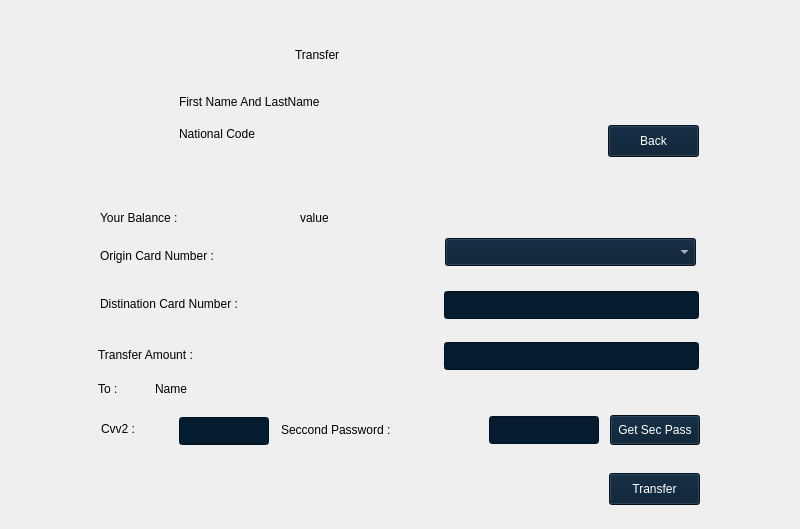
<?xml version="1.0" encoding="UTF-8"?>
<ui version="4.0">
 <class>Transfer</class>
 <widget class="QWidget" name="Transfer">
  <property name="geometry">
   <rect>
    <x>0</x>
    <y>0</y>
    <width>800</width>
    <height>529</height>
   </rect>
  </property>
  <property name="minimumSize">
   <size>
    <width>800</width>
    <height>529</height>
   </size>
  </property>
  <property name="maximumSize">
   <size>
    <width>800</width>
    <height>529</height>
   </size>
  </property>
  <property name="windowTitle">
   <string>Form</string>
  </property>
  <widget class="QLabel" name="label">
   <property name="geometry">
    <rect>
     <x>0</x>
     <y>0</y>
     <width>800</width>
     <height>529</height>
    </rect>
   </property>
   <property name="styleSheet">
    <string notr="true">font: 9pt &quot;Hyogo&quot;;
color: rgb(255, 73, 73);</string>
   </property>
   <property name="text">
    <string/>
   </property>
   <property name="pixmap">
    <pixmap resource="background.qrc">:/image/Better Template Forms.jpg</pixmap>
   </property>
  </widget>
  <widget class="QLabel" name="transferLabel">
   <property name="geometry">
    <rect>
     <x>295</x>
     <y>19</y>
     <width>231</width>
     <height>71</height>
    </rect>
   </property>
   <property name="styleSheet">
    <string notr="true">color: rgb(0, 0, 0);
font:700 33pt &quot;Hyogo&quot;;</string>
   </property>
   <property name="text">
    <string>Transfer</string>
   </property>
  </widget>
  <widget class="QPushButton" name="backPushButton">
   <property name="geometry">
    <rect>
     <x>608</x>
     <y>125</y>
     <width>91</width>
     <height>32</height>
    </rect>
   </property>
   <property name="cursor">
    <cursorShape>PointingHandCursor</cursorShape>
   </property>
   <property name="styleSheet">
    <string notr="true">background-color: rgb(4, 27, 48);
color: rgb(255, 255, 255);
font: 12pt &quot;Myanmar Text&quot;;</string>
   </property>
   <property name="text">
    <string>Back</string>
   </property>
   <property name="shortcut">
    <string>Esc</string>
   </property>
  </widget>
  <widget class="QLabel" name="yourBalanceLabel">
   <property name="geometry">
    <rect>
     <x>100</x>
     <y>197</y>
     <width>190</width>
     <height>41</height>
    </rect>
   </property>
   <property name="styleSheet">
    <string notr="true">
color: rgb(0, 0, 0);
font: 700 16pt &quot;Hyogo&quot;;
</string>
   </property>
   <property name="text">
    <string>Your Balance : </string>
   </property>
  </widget>
  <widget class="QLabel" name="yourBalanceValueLabel">
   <property name="geometry">
    <rect>
     <x>300</x>
     <y>198</y>
     <width>180</width>
     <height>40</height>
    </rect>
   </property>
   <property name="styleSheet">
    <string notr="true">
color: rgb(0, 0, 0);
font: 16pt &quot;Hyogo&quot;;
</string>
   </property>
   <property name="text">
    <string>value</string>
   </property>
  </widget>
  <widget class="QLabel" name="distinationCardNumberLabel">
   <property name="geometry">
    <rect>
     <x>100</x>
     <y>283</y>
     <width>340</width>
     <height>41</height>
    </rect>
   </property>
   <property name="styleSheet">
    <string notr="true">
color: rgb(0, 0, 0);
font: 700 16pt &quot;Hyogo&quot;;
</string>
   </property>
   <property name="text">
    <string>Distination Card Number :  </string>
   </property>
  </widget>
  <widget class="QComboBox" name="originCardNumberComboBax">
   <property name="geometry">
    <rect>
     <x>445</x>
     <y>238</y>
     <width>251</width>
     <height>28</height>
    </rect>
   </property>
   <property name="styleSheet">
    <string notr="true">background-color: rgb(4, 27, 48);
color: rgb(255, 255, 255);
font: 14pt &quot;Myanmar Text&quot;;
</string>
   </property>
  </widget>
  <widget class="QPushButton" name="transferPushButton">
   <property name="geometry">
    <rect>
     <x>609</x>
     <y>473</y>
     <width>91</width>
     <height>32</height>
    </rect>
   </property>
   <property name="cursor">
    <cursorShape>PointingHandCursor</cursorShape>
   </property>
   <property name="styleSheet">
    <string notr="true">background-color: rgb(4, 27, 48);
color: rgb(255, 255, 255);
font: 12pt &quot;Myanmar Text&quot;;</string>
   </property>
   <property name="text">
    <string>Transfer</string>
   </property>
   <property name="default">
    <bool>false</bool>
   </property>
  </widget>
  <widget class="QLabel" name="distinationCardNumberLabel_2">
   <property name="geometry">
    <rect>
     <x>100</x>
     <y>235</y>
     <width>361</width>
     <height>41</height>
    </rect>
   </property>
   <property name="styleSheet">
    <string notr="true">
color: rgb(0, 0, 0);
font: 700 16pt &quot;Hyogo&quot;;
</string>
   </property>
   <property name="text">
    <string>Origin Card Number :  </string>
   </property>
  </widget>
  <widget class="QLineEdit" name="distinationCardNumberLineEdit">
   <property name="geometry">
    <rect>
     <x>444</x>
     <y>291</y>
     <width>255</width>
     <height>28</height>
    </rect>
   </property>
   <property name="styleSheet">
    <string notr="true">font: 14pt &quot;Myanmar Text&quot;;
background-color: rgb(4, 27, 48);
color: rgb(255, 255, 255);</string>
   </property>
  </widget>
  <widget class="QLabel" name="originCardNumComboBoxErrorLabel">
   <property name="geometry">
    <rect>
     <x>449</x>
     <y>269</y>
     <width>241</width>
     <height>20</height>
    </rect>
   </property>
   <property name="styleSheet">
    <string notr="true">font: 9pt &quot;Hyogo&quot;;
color: rgb(255, 73, 73);</string>
   </property>
   <property name="text">
    <string/>
   </property>
  </widget>
  <widget class="QLabel" name="disCardNumComboBoxErrorLabel">
   <property name="geometry">
    <rect>
     <x>450</x>
     <y>323</y>
     <width>241</width>
     <height>20</height>
    </rect>
   </property>
   <property name="styleSheet">
    <string notr="true">font: 9pt &quot;Hyogo&quot;;
color: rgb(255, 73, 73);</string>
   </property>
   <property name="text">
    <string/>
   </property>
  </widget>
  <widget class="QLabel" name="transferErrorLabel">
   <property name="geometry">
    <rect>
     <x>270</x>
     <y>479</y>
     <width>320</width>
     <height>20</height>
    </rect>
   </property>
   <property name="styleSheet">
    <string notr="true">font: 9pt &quot;Myanmar Text&quot;;
color: rgb(255, 73, 73);</string>
   </property>
   <property name="text">
    <string/>
   </property>
  </widget>
  <widget class="QLabel" name="transferAmountLabel">
   <property name="geometry">
    <rect>
     <x>98</x>
     <y>334</y>
     <width>260</width>
     <height>41</height>
    </rect>
   </property>
   <property name="styleSheet">
    <string notr="true">
color: rgb(0, 0, 0);
font: 700 16pt &quot;Hyogo&quot;;
</string>
   </property>
   <property name="text">
    <string>Transfer Amount :</string>
   </property>
  </widget>
  <widget class="QLineEdit" name="transferAmountLineEdit">
   <property name="geometry">
    <rect>
     <x>444</x>
     <y>342</y>
     <width>255</width>
     <height>28</height>
    </rect>
   </property>
   <property name="styleSheet">
    <string notr="true">font: 14pt &quot;Myanmar Text&quot;;
background-color: rgb(4, 27, 48);
color: rgb(255, 255, 255);</string>
   </property>
  </widget>
  <widget class="QLabel" name="transferAmountErrorLabel">
   <property name="geometry">
    <rect>
     <x>447</x>
     <y>373</y>
     <width>250</width>
     <height>20</height>
    </rect>
   </property>
   <property name="styleSheet">
    <string notr="true">font: 9pt &quot;Hyogo&quot;;
color: rgb(255, 73, 73);</string>
   </property>
   <property name="text">
    <string/>
   </property>
  </widget>
  <widget class="QLabel" name="cvv2Label">
   <property name="geometry">
    <rect>
     <x>101</x>
     <y>409</y>
     <width>80</width>
     <height>40</height>
    </rect>
   </property>
   <property name="styleSheet">
    <string notr="true">
color: rgb(0, 0, 0);
font: 14pt &quot;Hyogo&quot;;
</string>
   </property>
   <property name="text">
    <string>Cvv2 :</string>
   </property>
  </widget>
  <widget class="QLineEdit" name="cvv2LineEdit">
   <property name="geometry">
    <rect>
     <x>179</x>
     <y>417</y>
     <width>90</width>
     <height>28</height>
    </rect>
   </property>
   <property name="styleSheet">
    <string notr="true">font: 14pt &quot;Myanmar Text&quot;;
background-color: rgb(4, 27, 48);
color: rgb(255, 255, 255);</string>
   </property>
  </widget>
  <widget class="QLabel" name="cvv2ErrorLabel">
   <property name="geometry">
    <rect>
     <x>100</x>
     <y>447</y>
     <width>153</width>
     <height>20</height>
    </rect>
   </property>
   <property name="styleSheet">
    <string notr="true">font: 9pt &quot;Hyogo&quot;;
color: rgb(255, 73, 73);</string>
   </property>
   <property name="text">
    <string/>
   </property>
  </widget>
  <widget class="QLabel" name="seccondPasswordLabel">
   <property name="geometry">
    <rect>
     <x>281</x>
     <y>409</y>
     <width>261</width>
     <height>41</height>
    </rect>
   </property>
   <property name="styleSheet">
    <string notr="true">
color: rgb(0, 0, 0);
font:  14pt &quot;Hyogo&quot;;
</string>
   </property>
   <property name="text">
    <string>Seccond Password : </string>
   </property>
  </widget>
  <widget class="QLineEdit" name="secondPasswordLineEdit">
   <property name="geometry">
    <rect>
     <x>489</x>
     <y>416</y>
     <width>110</width>
     <height>28</height>
    </rect>
   </property>
   <property name="styleSheet">
    <string notr="true">font: 14pt &quot;Myanmar Text&quot;;
background-color: rgb(4, 27, 48);
color: rgb(255, 255, 255);</string>
   </property>
  </widget>
  <widget class="QLabel" name="secondPasswordErrorLabel">
   <property name="geometry">
    <rect>
     <x>280</x>
     <y>447</y>
     <width>320</width>
     <height>20</height>
    </rect>
   </property>
   <property name="styleSheet">
    <string notr="true">font: 9pt &quot;Hyogo&quot;;
color: rgb(255, 73, 73);</string>
   </property>
   <property name="text">
    <string/>
   </property>
  </widget>
  <widget class="QPushButton" name="getSecondPasswordPushButton">
   <property name="geometry">
    <rect>
     <x>610</x>
     <y>415</y>
     <width>90</width>
     <height>30</height>
    </rect>
   </property>
   <property name="cursor">
    <cursorShape>PointingHandCursor</cursorShape>
   </property>
   <property name="styleSheet">
    <string notr="true">background-color: rgb(4, 27, 48);
color: rgb(255, 255, 255);
font: 9pt &quot;Myanmar Text&quot;;</string>
   </property>
   <property name="text">
    <string>Get Sec Pass</string>
   </property>
   <property name="default">
    <bool>false</bool>
   </property>
  </widget>
  <widget class="QLabel" name="toLabel">
   <property name="geometry">
    <rect>
     <x>98</x>
     <y>368</y>
     <width>51</width>
     <height>41</height>
    </rect>
   </property>
   <property name="styleSheet">
    <string notr="true">
color: rgb(0, 0, 0);
font: 700 16pt &quot;Hyogo&quot;;
</string>
   </property>
   <property name="text">
    <string>To : </string>
   </property>
  </widget>
  <widget class="QLabel" name="toLabelEdit">
   <property name="geometry">
    <rect>
     <x>155</x>
     <y>370</y>
     <width>160</width>
     <height>37</height>
    </rect>
   </property>
   <property name="styleSheet">
    <string notr="true">
color: rgb(0, 0, 0);
font: 14pt &quot;Hyogo&quot;;
</string>
   </property>
   <property name="text">
    <string>Name</string>
   </property>
  </widget>
  <widget class="QLabel" name="nationalCodeLabel">
   <property name="geometry">
    <rect>
     <x>179</x>
     <y>118</y>
     <width>121</width>
     <height>31</height>
    </rect>
   </property>
   <property name="styleSheet">
    <string notr="true">color: rgb(0, 0, 0);
font: 11pt &quot;Hyogo&quot;;</string>
   </property>
   <property name="text">
    <string>National Code</string>
   </property>
  </widget>
  <widget class="QLabel" name="firstNameLabel">
   <property name="geometry">
    <rect>
     <x>179</x>
     <y>77</y>
     <width>261</width>
     <height>49</height>
    </rect>
   </property>
   <property name="styleSheet">
    <string notr="true">color: rgb(0, 0, 0);
font: 14pt &quot;Hyogo&quot;;</string>
   </property>
   <property name="text">
    <string>First Name And LastName</string>
   </property>
  </widget>
 </widget>
 <resources>
  <include location="background.qrc"/>
 </resources>
 <connections/>
</ui>
